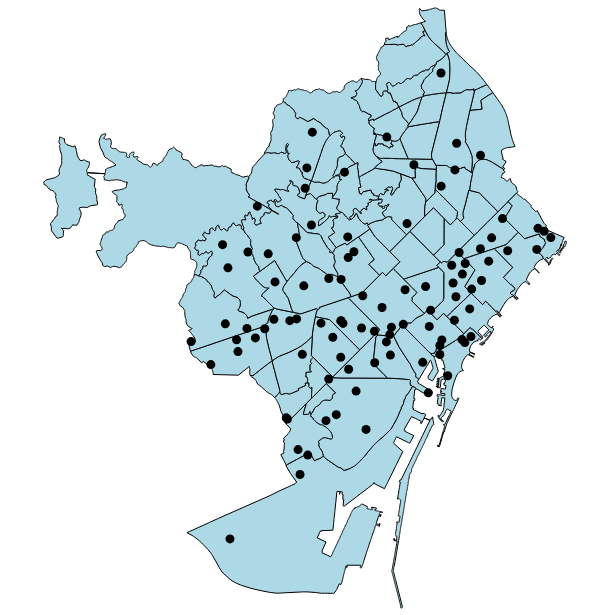

This figure's notebook cell:
### Code cell
layer_all = alt.Chart(pois).mark_geoshape(size = 0,color = 'black').encode(
    tooltip=['name'])
neigh_layer + layer_all
